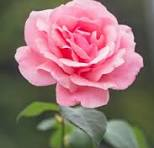
#> input picture computervision-basis/Images/download.jpeg, 154 x 148 px, found by its file name
$ python P-Imageloading+converstion.py
#> lines starting #> are read from the running program, lines starting #| are printed output that depends on the picture
from PIL import Image

# [79 lines left out: functions resize_image, show_image, crop_image_pillow, rotate_image, not called in this run]

# Example usage
# rotated = rotate_image('C:/Users/Abrar/Desktop/pythons/Images/LoinKing.jpeg', 45)  # Rotate by 45 degrees
# rotated.save('C:/Users/Abrar/Desktop/pythons/Images/rotated_image_pillow.jpg')
# rotated.show()


import tkinter as tk
from PIL import Image, ImageTk

class ImageRotator:
    # [28 lines left out: functions __init__, update_image, not called in this run]

# [51 lines of commented-out code are left out]


from PIL import Image
import numpy as np

# Read the image
image = Image.open('C:/Users/Abrar/Desktop/pythons/Images/download.jpeg').convert('L')  # Convert to grayscale
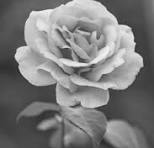
#> image: PIL image 154x148 L; min 34, max 245, mean 124.5
image_np = np.array(image)

# Get min and max pixel values
min_pixel = np.min(image_np)
#> min_pixel = 34
max_pixel = np.max(image_np)
#> max_pixel = 245

# Apply contrast stretching
contrast_stretched = (image_np - min_pixel) * (255 / (max_pixel - min_pixel))
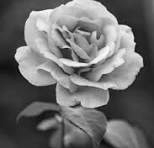
#> contrast_stretched: shape (148, 154) float64; min 0, max 255, mean 109.4
contrast_stretched = np.uint8(contrast_stretched)

# Convert back to PIL image and save
contrast_stretched_image = Image.fromarray(contrast_stretched)
contrast_stretched_image.save('contrast_stretched_pil.jpg')
contrast_stretched_image.show()
